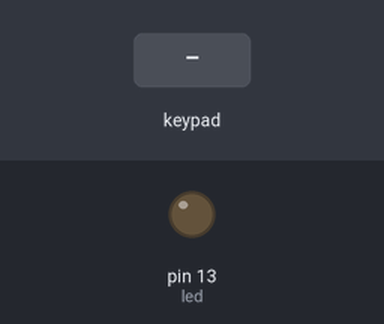
Simulated run of this sketch. Board: Arduino Uno, built with avr-gcc and run on an emulated ATmega328P. Parts: output pins drawn as LEDs (lit = HIGH). Dashed ring = blinking. The test bench sets the inputs (shaded band). What the sketch prints to the serial monitor is not drawn.

Above: at 1.2 s.
1.3 s: keypad keys 1 2 3 4 pressed 0.4 s apart
At 3.3 s:
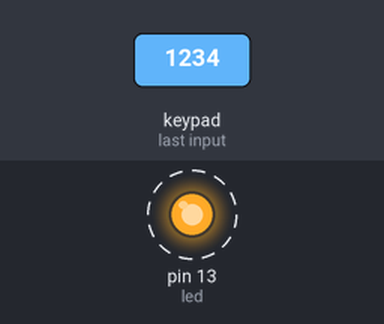
5.9 s: key '*' pressed
8.9 s: key '#' pressed
11.1 s: keypad keys 1 2 3 4 # pressed 0.4 s apart
At 12.3 s:
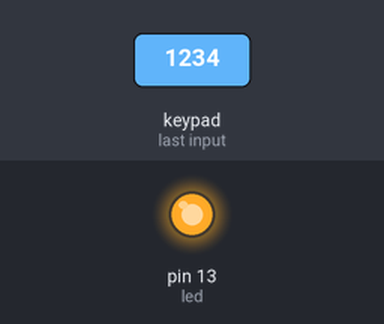
Timing chart, 0 to 14.1 s (numbered marks = the images above; inputs shaded):
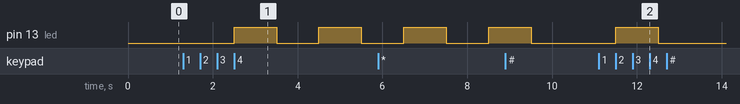

Measured:
- after the input at 1.3 s, pin 13 (led): alternates HIGH for 1.0 s and LOW for 1.0 s, starting after 1.2 s
- after the input at 11.1 s, pin 13 (led): LOW → HIGH after 0.40 s, → LOW 1.0 s later

The sketch:

Keypad_Final.ino
```cpp
#include <Keypad.h>

/*
*Katherine Stasaski, Terrence Lewis, Ehren Wong
*This project allows the user to input a 4 digit key and
*notifies if it is correct or incorrect
 *
 */


const byte ROWS = 4; // Four rows
const byte COLS = 3; // Three columns
// Define the Keymap
char keys[ROWS][COLS] = {
  {'1','2','3'},
  {'4','5','6'},
  {'7','8','9'},
  {'*','0','#'}
};
int led = 13; //LED pin for the arduino's built in LED
char code[4] = {'1','2','3','4'}; //Correct combination
byte rowPins[ROWS] = { 2, 6, 9, 8 }; //pins the rows are connected to
byte colPins[COLS] = { 10, 11, 12 }; //pins the columns are connected to
char input[4]; //array to store the input
int test = 0; //tracks how many numbers are correct
int counter = 0; //counts how many numbers have been entered


// Create the Keypad
Keypad kpd = Keypad( makeKeymap(keys), rowPins, colPins, ROWS, COLS );


void setup()
{
  //sets led as output
  pinMode(led, OUTPUT);

  pinMode (11, INPUT);//Column 1
pinMode (12, INPUT);//Column 2
pinMode (10, INPUT);//Column 3

//this implements the columns as a weak pull up resistor
  digitalWrite(11, HIGH);
  digitalWrite(12, HIGH);
  digitalWrite(10, HIGH);
//begins the serial monitor
  Serial.begin(9600);
}

void loop()
{
  //gets a key from the user
  char key = kpd.getKey();
  //if the key is found
  if(key)
  {
    //stores the input
    input[counter] = key;
    //increments the counter
    counter++;
    //if a 4 digit code has been put in
    if(counter == 4)
    {
      //checks if the code is correct
      for(int i = 0; i < 4; i++)
      {

        if(input[i] == code[i])
        {
          test++;
        }
      }
     // if the code is correct, blinks 5 times
      if(test == 4)
      {
        Serial.print("right combo");
         digitalWrite(led, HIGH);
         delay(1000);
         digitalWrite(led, LOW);
         delay(1000);
         digitalWrite(led, HIGH);
         delay(1000);
         digitalWrite(led, LOW);
         delay(1000);
         digitalWrite(led, HIGH);
         delay(1000);
         digitalWrite(led, LOW);
         delay(1000);
         digitalWrite(led, HIGH);
         delay(1000);
         digitalWrite(led, LOW);
         //resets values
         input[0] = NULL;
     input[1] = NULL;
     input[2] = NULL;
     input[3] = NULL;
      }
      //if code is incorrect, blinks once
      else
       {
                 Serial.print("wrong combo");

         digitalWrite(led, HIGH);
         delay(1000);
         digitalWrite(led, LOW);
         input[0] = NULL;
     input[1] = NULL;
     input[2] = NULL;
     input[3] = NULL;
       }
     //resets values
     counter = 0;
     test = 0;
    }
    //prints key
    Serial.println(key);

  }
}
//old code that was used to code getting the user's key before the
//keypad library was found.
/*
void loop() {
// read row 1
digitalWrite(row1, LOW); // activate row 1
value = digitalRead(col1); // read row 1 & col 1 = button 1
if(value == 0) { // if the button is pressed...
Serial.println("Button 1 Pressed");
delay(1000);
}
digitalWrite(row1, HIGH); // deactivate row 1

// repeat above for buttons 2 - 12 (i.e. rows 1 - 4 and cols 1 - 3)

digitalWrite(row1, LOW);
value = digitalRead(col2);
if(value == 0) {
Serial.println("Button 2 Pressed");
delay(1000);
}
digitalWrite(row1, HIGH);


digitalWrite(row1, LOW);
value = digitalRead(col3);
if(value == 0) {
Serial.println("Button 3 Pressed");
delay(1000);
}
digitalWrite(row1, HIGH);


digitalWrite(row2, LOW);
value = digitalRead(col1);
if(value == 0) {
Serial.println("Button 4 Pressed");
delay(1000);
}
digitalWrite(row2, HIGH);


digitalWrite(row2, LOW);
value = digitalRead(col2);
if(value == 0) {
Serial.println("Button 5 Pressed");
delay(1000);
}
digitalWrite(row2, HIGH);


digitalWrite(row2, LOW);
value = digitalRead(col3);
if(value == 0) {
Serial.println("Button 6 Pressed");
delay(1000);
}
digitalWrite(row2, HIGH);


digitalWrite(row3, LOW);
value = digitalRead(col1);
if(value == 0) {
Serial.println("Button 7 Pressed");
delay(1000);
}
digitalWrite(row3, HIGH);


digitalWrite(row3, LOW);
value = digitalRead(col2);
if(value == 0) {
Serial.println("Button 8 Pressed");
delay(1000);
}
digitalWrite(row3, HIGH);


digitalWrite(row3, LOW);
value = digitalRead(col3);
if(value == 0) {
Serial.println("Button 9 Pressed");
delay(1000);
}
digitalWrite(row3, HIGH);


digitalWrite(row4, LOW);
value = digitalRead(col1);
if(value == 0) {
Serial.println("Button * Pressed");
delay(1000);
}
digitalWrite(row4, HIGH);


digitalWrite(row4, LOW);
value = digitalRead(col2);
if(value == 0) {
Serial.println("Button 0 Pressed");
delay(1000);
}
digitalWrite(row4, HIGH);


digitalWrite(row4, LOW);
value = digitalRead(col3);
if(value == 0) {
Serial.println("Button # Pressed");
delay(1000);
}
digitalWrite(row4, HIGH);

}*/
```
